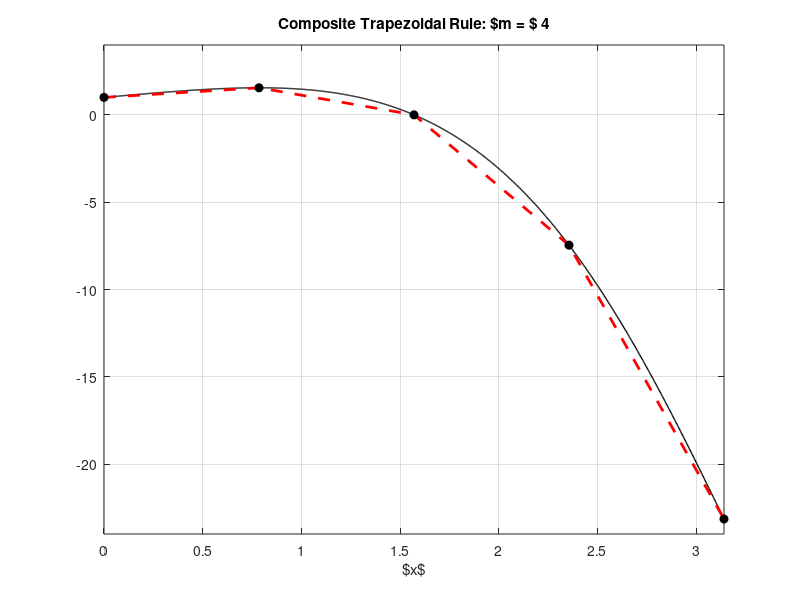
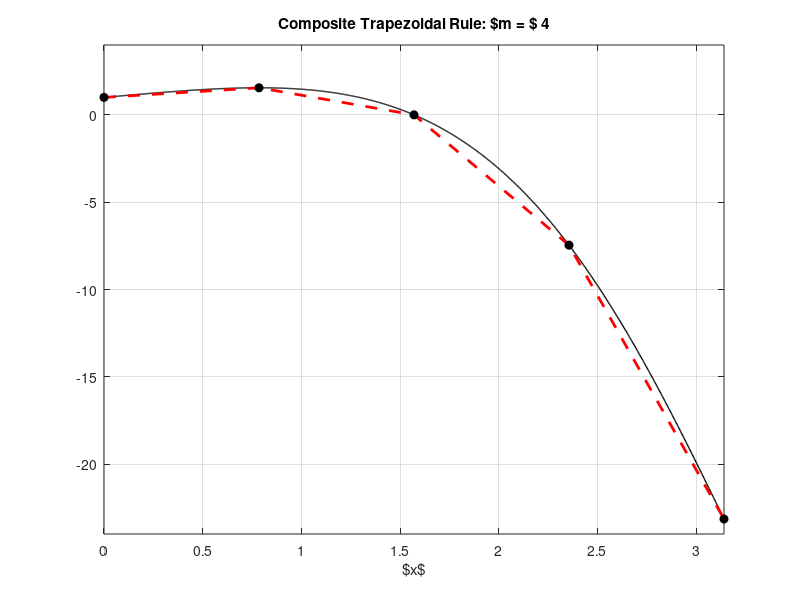
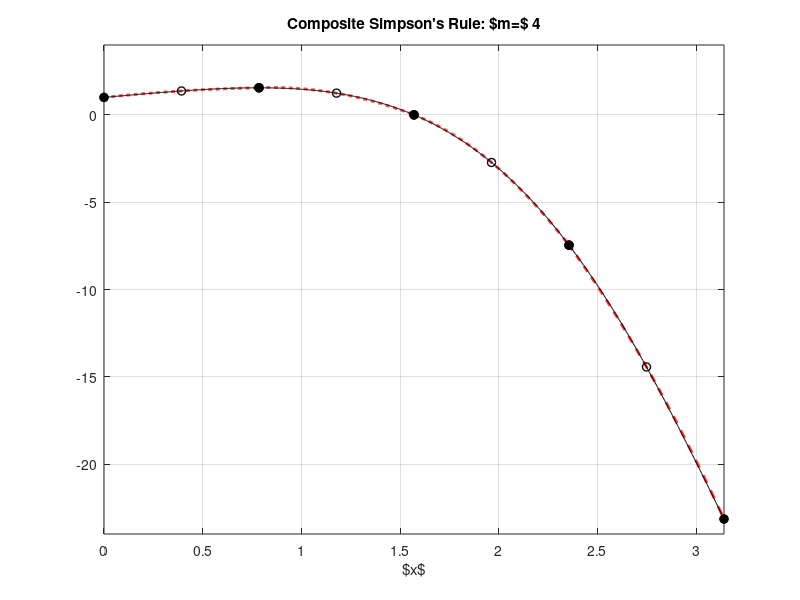
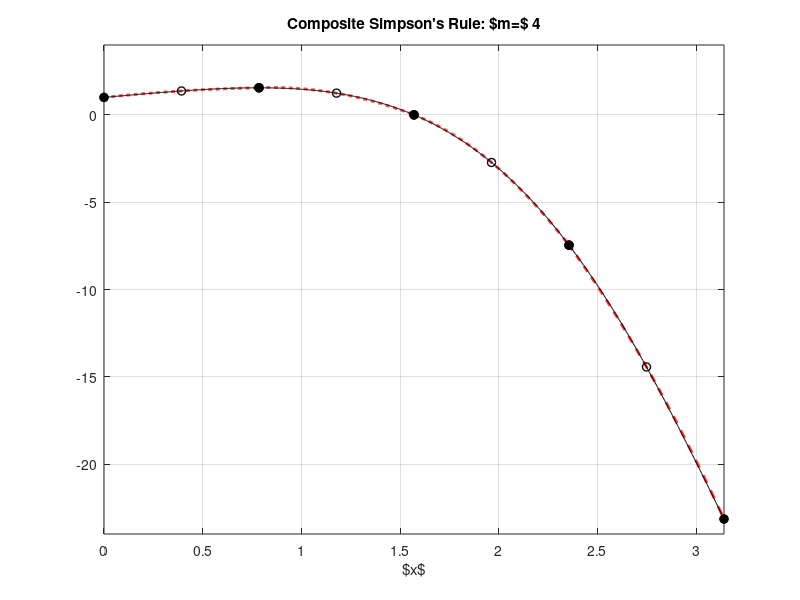

These charts were generated, in order, by the following MATLAB code:
function [] = quad() 

close all
clear all
clf

m = 4;
zz = linspace(0,pi,1001);
yy = f(zz);
exact = -12.070346316389633;

hf = figure(1);
clf;
z = linspace(0,pi,m+1);
format long
trap = (0.5*f(z(1))+0.5*f(z(m+1))+sum(f(z(2:m))))*pi/m
trapcorr = trap-(1/12)*(f1(pi)-f1(0))*(pi/m)^2
format longe
etrap = exact-trap
etrapcorr = exact-trapcorr

y = f(z);


h = plot(zz,yy,'k',z,y,'--r',z,y,'ko')
grid on;
set(h(1),'linewidth',1);
set(h(2),'linewidth',2);
set(h(3),'MarkerFaceColor', 'k');

axis([0,pi,-24,4])
xlabel('$x$');
title(['Composite Trapezoidal Rule: $m = $ ', num2str(m)]);
printstr = strcat('OUT/Trapezoidal',num2str(m));
printstrGray = strcat('OUT/Trapezoidal',num2str(m),'Gray');
% exportgraphics(gca, printstr)
print(hf,printstr,'-dpdflatex')
print(hf,printstrGray,'-dpdflatex','-mono')

z = linspace(0,pi,2*m+1);

format long
simp = (f(z(1))+f(z(2*m+1))+2.0*sum(f(z(3:2:2*m-1)))+4.0*sum(f(z(2:2:2*m))))*pi/(6*m)
simpcorr = simp-(1/180)*(f3(pi)-f3(0))*(pi/(2*m))^4
format longe
esimp = exact-simp
esimpcorr = exact-simpcorr

hff= figure(2)
clf
for k = 1:m
    zdata = z(1+(k-1)*2:3+(k-1)*2);
    ydata = f(zdata);
    p = polyfit(zdata,ydata,2);
    zzz = linspace(z(1+(k-1)*2),z(3+(k-1)*2),500);
    y_fit = polyval(p,zzz);
    h = plot(zzz,y_fit,'--r',zdata,ydata,'ko')
    set(h(1),'linewidth',2);
    set(h(2),'linewidth',1);
    hold on
end
plot(zz,yy,'k')
hold on
z = linspace(0,pi,m+1);
y = f(z);
plot(z,y,'ko','Markerface','k')
grid on;

axis([0,pi,-24,4])
xlabel('$x$');
title(['Composite Simpson''s Rule: $m=$ ', num2str(m)]);
printstr = strcat('OUT/Simpson',num2str(m));
printstrGray = strcat('OUT/Simpson',num2str(m),'Gray');
% exportgraphics(gca, printstr)
print(hff,printstr,'-dpdflatex')
print(hff,printstrGray,'-dpdflatex','-mono')

hold off
end


function [z] = f(x)
z = exp(x).*cos(x);
end

function [z] = f1(x)
z = exp(x).*(cos(x)-sin(x));
end

function [z] = f3(x)
z = -2.0*exp(x).*(cos(x)+sin(x));
end
